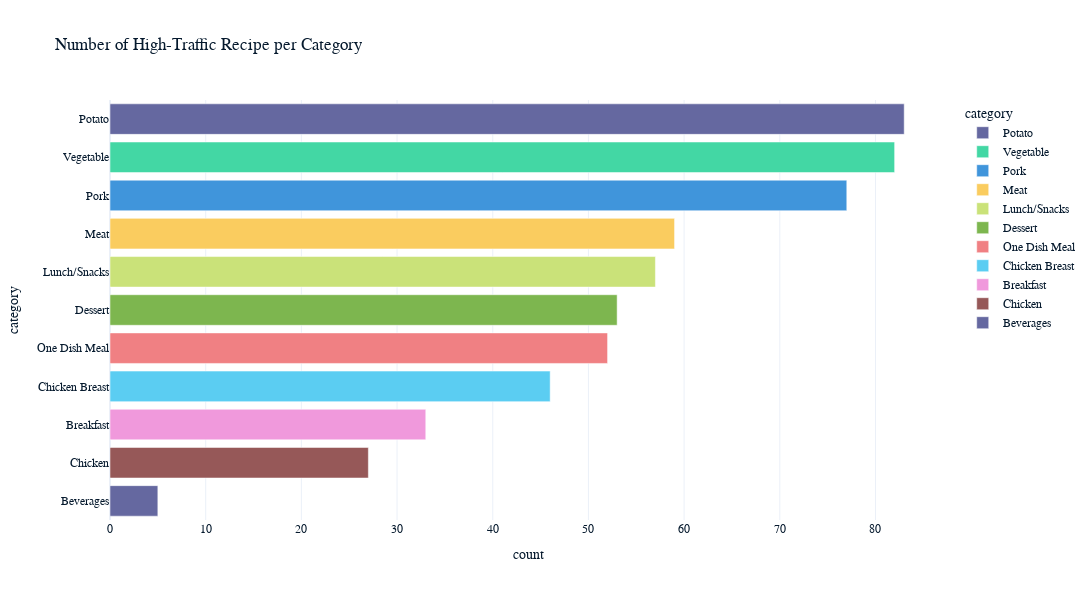

This figure's notebook cell:
### Code cell
# Group the data by 'category' and count the occurrences
high_category_counts = high_traffic_df['category'].value_counts().reset_index()
high_category_counts.columns = ['category', 'count']

# Create a bar plot with the correct counts and custom colors
fig = px.bar(high_category_counts, y='category', x='count', color='category', 
             title="Number of High-Traffic Recipe per Category", 
             orientation='h')

fig.update_layout(    
    width=1200,  # Set the width of the figure in pixels
    height=600 )  # Set the height of the figure in pixels
    
# Show the plot
fig.show()

### Figure 1 — Plotly figure (JSON) as saved in the notebook; plotly's stock layout.template omitted (floating-point values rounded to 4 significant figures)
{"data": [{"alignmentgroup": "True", "hovertemplate": "category=%{y}<br>count=%{x}<extra></extra>", "legendgroup": "Potato", "marker": {"color": "#6568a0", "pattern": {"shape": ""}}, "name": "Potato", "offsetgroup": "Potato", "orientation": "h", "showlegend": true, "textposition": "auto", "type": "bar", "x": [83], "xaxis": "x", "y": ["Potato"], "yaxis": "y"}, {"alignmentgroup": "True", "hovertemplate": "category=%{y}<br>count=%{x}<extra></extra>", "legendgroup": "Vegetable", "marker": {"color": "#43d7a4", "pattern": {"shape": ""}}, "name": "Vegetable", "offsetgroup": "Vegetable", "orientation": "h", "showlegend": true, "textposition": "auto", "type": "bar", "x": [82], "xaxis": "x", "y": ["Vegetable"], "yaxis": "y"}, {"alignmentgroup": "True", "hovertemplate": "category=%{y}<br>count=%{x}<extra></extra>", "legendgroup": "Pork", "marker": {"color": "#4095db", "pattern": {"shape": ""}}, "name": "Pork", "offsetgroup": "Pork", "orientation": "h", "showlegend": true, "textposition": "auto", "type": "bar", "x": [77], "xaxis": "x", "y": ["Pork"], "yaxis": "y"}, {"alignmentgroup": "True", "hovertemplate": "category=%{y}<br>count=%{x}<extra></extra>", "legendgroup": "Meat", "marker": {"color": "#facc5f", "pattern": {"shape": ""}}, "name": "Meat", "offsetgroup": "Meat", "orientation": "h", "showlegend": true, "textposition": "auto", "type": "bar", "x": [59], "xaxis": "x", "y": ["Meat"], "yaxis": "y"}, {"alignmentgroup": "True", "hovertemplate": "category=%{y}<br>count=%{x}<extra></extra>", "legendgroup": "Lunch/Snacks", "marker": {"color": "#cae279", "pattern": {"shape": ""}}, "name": "Lunch/Snacks", "offsetgroup": "Lunch/Snacks", "orientation": "h", "showlegend": true, "textposition": "auto", "type": "bar", "x": [57], "xaxis": "x", "y": ["Lunch/Snacks"], "yaxis": "y"}, {"alignmentgroup": "True", "hovertemplate": "category=%{y}<br>count=%{x}<extra></extra>", "legendgroup": "Dessert", "marker": {"color": "#7db64f", "pattern": {"shape": ""}}, "name": "Dessert", "offsetgroup": "Dessert", "orientation": "h", "showlegend": true, "textposition": "auto", "type": "bar", "x": [53], "xaxis": "x", "y": ["Dessert"], "yaxis": "y"}, {"alignmentgroup": "True", "hovertemplate": "category=%{y}<br>count=%{x}<extra></extra>", "legendgroup": "One Dish Meal", "marker": {"color": "#f08083", "pattern": {"shape": ""}}, "name": "One Dish Meal", "offsetgroup": "One Dish Meal", "orientation": "h", "showlegend": true, "textposition": "auto", "type": "bar", "x": [52], "xaxis": "x", "y": ["One Dish Meal"], "yaxis": "y"}, {"alignmentgroup": "True", "hovertemplate": "category=%{y}<br>count=%{x}<extra></extra>", "legendgroup": "Chicken Breast", "marker": {"color": "#5bcdf2", "pattern": {"shape": ""}}, "name": "Chicken Breast", "offsetgroup": "Chicken Breast", "orientation": "h", "showlegend": true, "textposition": "auto", "type": "bar", "x": [46], "xaxis": "x", "y": ["Chicken Breast"], "yaxis": "y"}, {"alignmentgroup": "True", "hovertemplate": "category=%{y}<br>count=%{x}<extra></extra>", "legendgroup": "Breakfast", "marker": {"color": "#f099dc", "pattern": {"shape": ""}}, "name": "Breakfast", "offsetgroup": "Breakfast", "orientation": "h", "showlegend": true, "textposition": "auto", "type": "bar", "x": [33], "xaxis": "x", "y": ["Breakfast"], "yaxis": "y"}, {"alignmentgroup": "True", "hovertemplate": "category=%{y}<br>count=%{x}<extra></extra>", "legendgroup": "Chicken", "marker": {"color": "#965858", "pattern": {"shape": ""}}, "name": "Chicken", "offsetgroup": "Chicken", "orientation": "h", "showlegend": true, "textposition": "auto", "type": "bar", "x": [27], "xaxis": "x", "y": ["Chicken"], "yaxis": "y"}, {"alignmentgroup": "True", "hovertemplate": "category=%{y}<br>count=%{x}<extra></extra>", "legendgroup": "Beverages", "marker": {"color": "#6568a0", "pattern": {"shape": ""}}, "name": "Beverages", "offsetgroup": "Beverages", "orientation": "h", "showlegend": true, "textposition": "auto", "type": "bar", "x": [5], "xaxis": "x", "y": ["Beverages"], "yaxis": "y"}], "layout": {"barmode": "relative", "height": 600, "legend": {"title": {"text": "category"}, "tracegroupgap": 0}, "title": {"text": "Number of High-Traffic Recipe per Category"}, "width": 1200, "xaxis": {"anchor": "y", "domain": [0, 1], "title": {"text": "count"}}, "yaxis": {"anchor": "x", "categoryarray": ["Beverages", "Chicken", "Breakfast", "Chicken Breast", "One Dish Meal", "Dessert", "Lunch/Snacks", "Meat", "Pork", "Vegetable", "Potato"], "categoryorder": "array", "domain": [0, 1], "title": {"text": "category"}}}}
